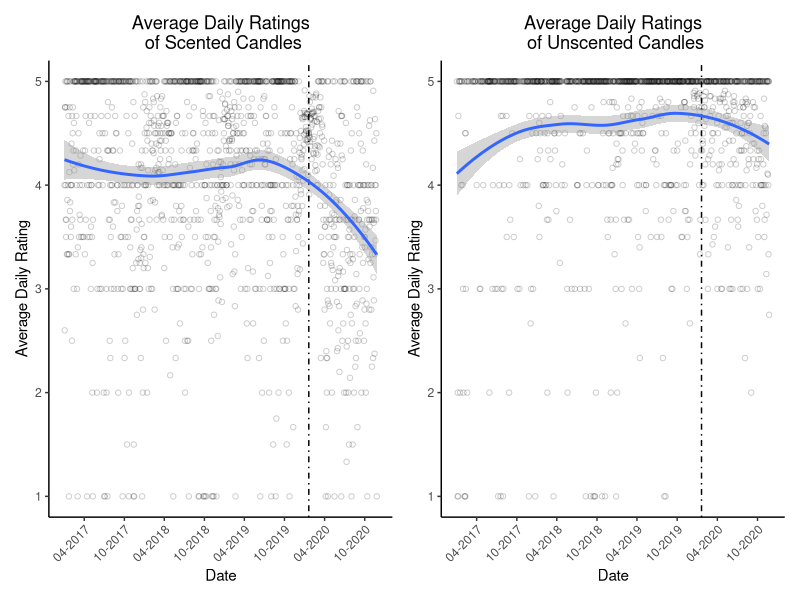
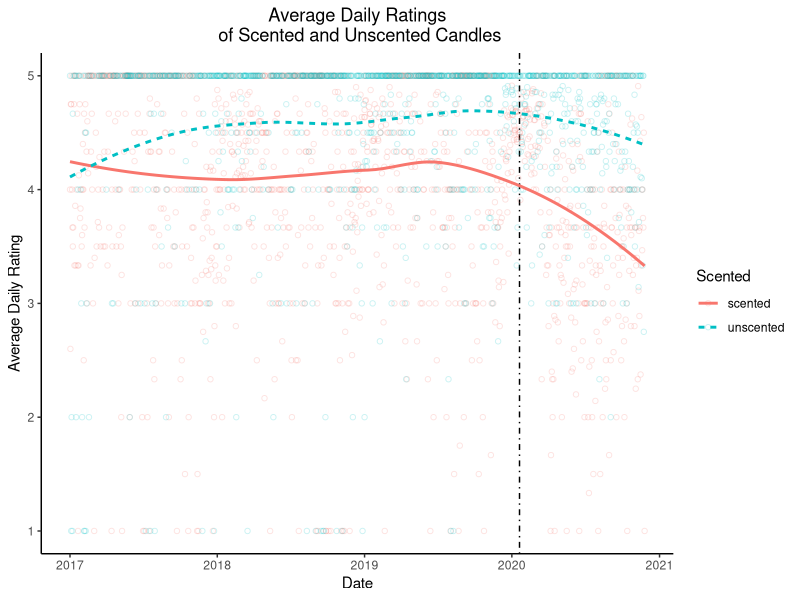

These charts were generated, in order, by the following R code:
## ---- chunk 1

library(tidyverse)
library(readxl)
library(patchwork)
theme_set(theme_classic())

candles_scented <- read_excel("Scented_all.xlsx")
candles_unscented <- read_excel("Unscented_all.xlsx")

## ---- chunk 2

p1 <- candles_scented %>% 
  filter(Date >= "2017-01-01") %>% 
  group_by(Date) %>% 
  mutate(Rating_Avg = mean(Rating)) %>%
  distinct(Date,
           .keep_all = TRUE) %>% 
  ggplot() +
  aes(x = Date,
      y = Rating_Avg) +
  geom_point(shape = 1, 
             alpha = 0.2) +
  geom_vline(xintercept = as.POSIXct(as.Date("2020-01-20")),
             linetype = 4) +
  geom_smooth(method = "loess") +
  scale_x_datetime(date_breaks = "6 months",
                   date_labels = "%m-%Y") +
  ylab(label = "Average Daily Rating")+
  theme(axis.text.x = element_text(angle = 45, hjust = 1))+
  ggtitle(label = "Average Daily Ratings\n of Scented Candles") +
  theme(plot.title = element_text(hjust = 0.5))


p2 <- candles_unscented %>% 
  filter(Date >= "2017-01-01") %>% 
  group_by(Date) %>% 
  mutate(Rating_Avg = mean(Rating)) %>%
  distinct(Date,
           .keep_all = TRUE) %>% 
  ggplot() +
  aes(x = Date,
      y = Rating_Avg) +
  geom_vline(xintercept = as.numeric(as.Date("2020-01-20"))) +
  geom_vline(xintercept = as.POSIXct(as.Date("2020-01-20")),
             linetype = 4) +
  geom_point(shape = 1,
             alpha = 0.2) +
  geom_smooth(method = "loess") +
  scale_x_datetime(date_breaks = "6 months",
                   date_labels = "%m-%Y") +
  scale_fill_brewer() +
  ylab(label = "Average Daily Rating")+
  theme(axis.text.x = element_text(angle = 45, hjust = 1)) +
  ggtitle(label = "Average Daily Ratings\n of Unscented Candles") +
  theme(plot.title = element_text(hjust = 0.5))



p1 + p2

## ---- chunk 3

candles_full <- bind_rows(
	scented = candles_scented, 
	unscented = candles_unscented, 
	.id = "Scented"
)

full_filtered <- candles_full %>% 
  filter(Date >= "2017-01-01") %>% 
  group_by(Date, Scented) %>% 
  mutate(Rating_Avg = mean(Rating)) %>%
  distinct(Date,
           .keep_all = TRUE)

ggplot(full_filtered) +
  aes(x = Date,
      y = Rating_Avg,
      color = Scented,
      group = Scented,
      linetype = Scented) +
  geom_vline(xintercept = as.POSIXct(as.Date("2020-01-20")),
             linetype = 4) +
  geom_point(shape = 1,
             alpha = 0.2)+
  geom_smooth(method = "loess",
              se = FALSE) +
  ylab(label = "Average Daily Rating") +
  ggtitle(label = "Average Daily Ratings\n of Scented and Unscented Candles") +
  theme(plot.title = element_text(hjust = 0.5))

## ---- chunk 4
str_no_scent <- function(x){
  as.numeric(
  	case_when(
  		str_detect(x, "[Nn]o scent") ~ "1", 
  		str_detect(x, "[Nn]o smell") ~ "1",
  		str_detect(x, "[Dd]oes not smell like") ~ "1",
  		str_detect(x, "[Dd]oesn't smell like") ~ "1",
  		str_detect(x, "[Cc]an't smell") ~ "1",
  		str_detect(x, "[Cc]annot smell") ~ "1",
  		str_detect(x, "[Ff]aint smell") ~ "1",
  		str_detect(x, "[Ff]aint scent") ~ "1",
  		str_detect(x, "[Dd]on't smell") ~ "1",
  		str_detect(x, "[Ll]ike nothing") ~ "1",
  		TRUE ~ "0"
  	)
  )
}
## ---- chunk 5

str_no_scent(candles_scented)

